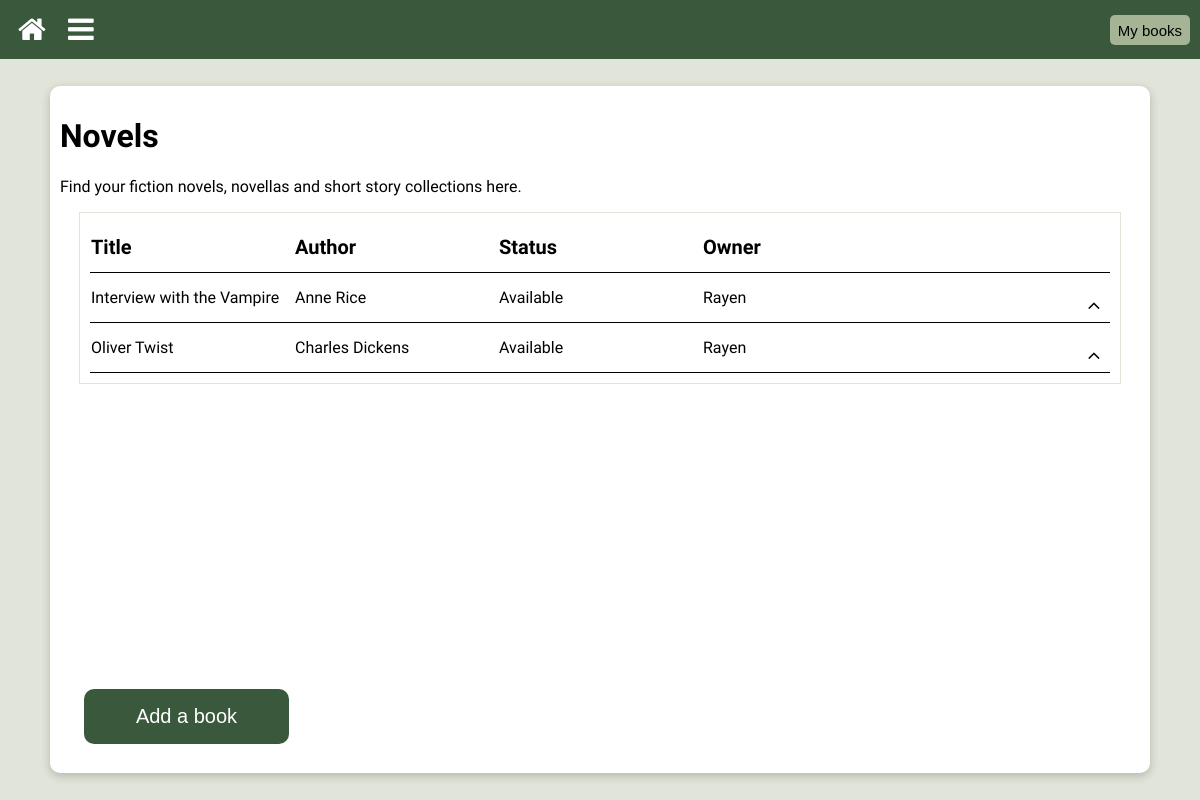
/novel (signed in), run on an earlier commit of the app's database.
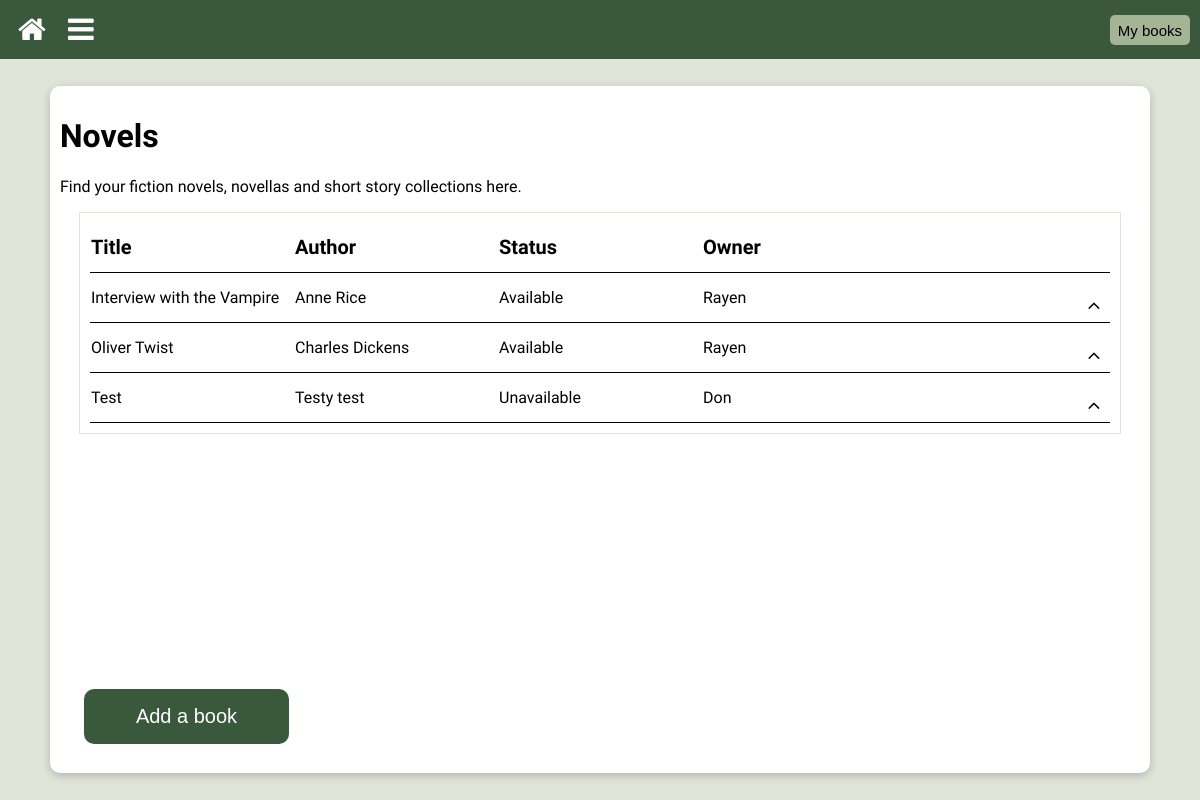
And on a later commit of the database.
### library/models.py (models this page shows, shortened)
class Book(models.Model):
    STATUS_CHOICES = {
        "Y" : "Available",
        "O" : "On Loan",
        "R" : "Reserved",
        "U" : "Unavailable",
    }
    PERSON_CHOICES = {
        "R" : "Rayen",
        "D" : "Don",
        "C" : "Charlie",
        "S" : "Sam",
        "H" : "Honey",
        "A" : "Ash",
        "O" : "Soph",
        "N" : "None",
    }
    title = models.CharField(max_length=200, blank=True)
    author = models.CharField(max_length=200, blank=True)
    booktype = models.ForeignKey(BookType, on_delete=models.CASCADE, related_name='books')
    genre = models.ForeignKey(Genre, on_delete=models.CASCADE, related_name='books')
    owner = models.CharField(max_length=1, choices=PERSON_CHOICES, default="N")
    blurb = models.CharField(max_length=1000, blank=True, default='')
    tags = TaggableManager()
    status = models.CharField(max_length=1, choices=STATUS_CHOICES, default="Available")
    borrower = models.CharField(max_length=1, choices=PERSON_CHOICES, default="N")
    class Meta:
        ordering = ['title']

### library/views.py (the view)
# urls.py: path("<slug:booktype>", views.list),
@login_required(login_url="/login/")
def list(request, booktype="all", genre=None):
    template = loader.get_template('list.html')
    list_context = get_list_context(booktype, genre)
    context = header_context | list_context
    return HttpResponse(template.render(context, request))

### library/contexts.py (called while the page is built)
def get_list_context(booktype_url, genre_url):
    context = list_context_base[booktype_url]
    if booktype_url == "all":
        context['list'] = Book.objects.all()
    else:
        booktype = booktype_url.title()
        if genre_url:
            genre = genre_url.title()
            context['list'] = Book.objects.filter(booktype__booktype=booktype).filter(genre__genre=genre)
        else:
            context['list'] = Book.objects.filter(booktype__booktype=booktype)
    return context

### library/models.py (called while the page is built)
    @property
    def url(self):
        return f'{self.booktype}'.lower()

    def __str__(self):
        return f'{self.booktype}'

    @property
    def url(self):
        return f'{self.genre}'.lower()

### templates/list.html (shortened to what this page needs)
{% extends "base.html" %}
{% load static %}
{% block container %}list{% endblock %}
{% block content %}
    <div class="main">
        <div class="text-container">
            <h1>{{ title }}</h1>
            <p>{{ intro }}</p>
            <div class="list-container">
            <table class="list-table">
                <tr class="header-row">
                    <th>Title</th>
                    <th>Author</th>
                    <th>Status</th>
                    <th>Owner</th>
                    <th></th>
                </tr>
                {% if list %}
                    {% for item in list %}
                        <tr id="row_{{ item.id }}" class="collapsed-row">
                            <td>{{ item.title }}</td>
                            <td>{{ item.author }}</td>
                            {% if item.booktype.booktype == "Series" %}
                                <td>-</td>
                            {% else %}
                                <td>{{ item.get_status_display }}</td>
                            {% endif %}
                            <td>{{ item.get_owner_display }}</td>
                            <td>
                                <button class="iconbtn iconbtn-small action" expanded="false" id="{{ item.id }}" onclick="toggle(this.id)"><i class="fa black fa-angle-up" id="icon_{{ item.id }}"></i></button>
                            </td>
                        </tr>
                    {% endfor %}
                {% else %}
                   <tr>
                     <td class="list-no-items">No items have been added for this section yet :(</td>
                   </tr>
                {% endif %}
        </table>
        </div>
        <button class="text-button text-large add-book" onclick="window.location.href='/book';">Add a book</button>
        </div>
    </div>
{% endblock %}

What changed in the data, as far as the page shows it:
added Book: title "Test", author "Testy test", status "Unavailable", owner "Don"
